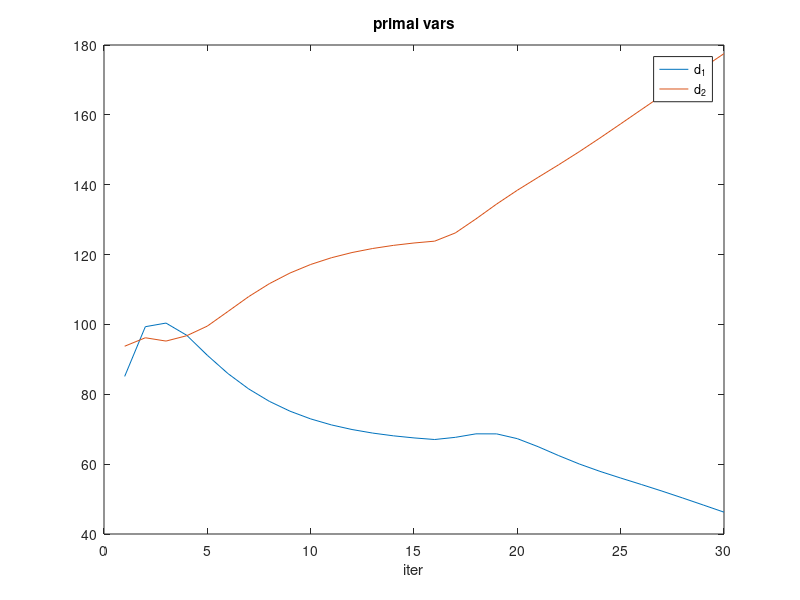
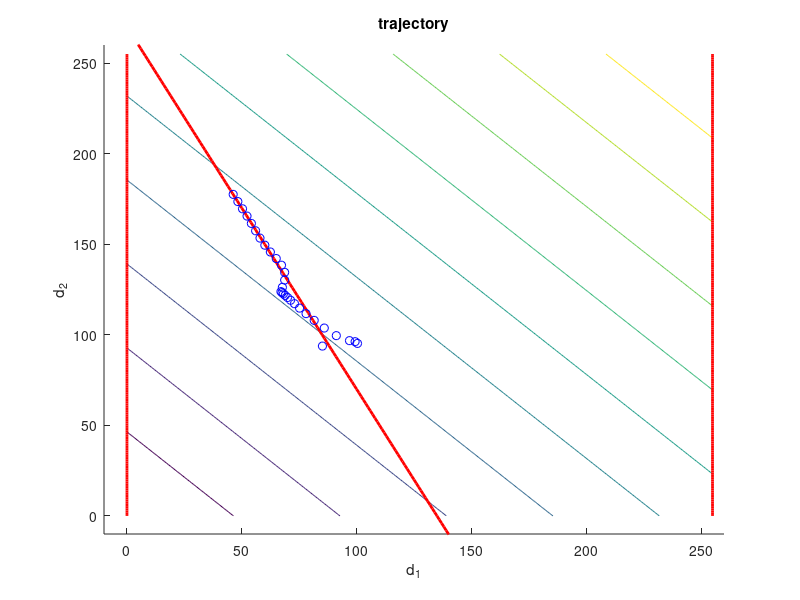

These figures' MATLAB source, in order:
%The system
%k11 = 0.4; k12 = 0.1; k21 = 0.1; k22 = 0.4;
%L1 = 25; o1 = 0; L2 = 50; o2 = 0;
k11 = 2; k12 = 1; k21 = 1; k22 = 2;
L1 = 300; o1 = 30; L2 = 300; o2 = 0;
K = [k11, k12 ; k21 , k22];
L = [L1;L2]; o = [o1;o2];

%The cost function
c1 = 1; c2 = 1; q1 = 0.0; q2 = 0.0;
c = [c1 c2]; Q = [q1 0; 0 q2];

% SOLVE WITH CONSENSUS
rho = 0.1;
%node 1 initialization
d1 = [0;0];
d1_av = [20;20];
d2_copy = [0;0];
y1 = zeros(2,50);%[0;0];
y1(:,1)=[4.36;1.24];
k1 = [k11;k12]; 
%node 2 initialization
d2 = [0;0];
d2_av = [20;20];
d1_copy = [0;0];
y2 = [0;0];
k2 = [k21;k22]; 
%iterations
for i=1:30,
   % node 1
   d11_best = -1;
   d12_best = -1;
   min_best_1(i) = 100000; %big number
   sol_unconstrained = 1;
   sol_boundary_linear = 1;
   sol_boundary_0 = 1;
   sol_boundary_100 = 1;
   sol_linear_0 = 1;
   sol_linear_100 = 1;
   z11 = -c1 - y1(1,i) + rho*d1_av(1);
   z12 = -y1(2,i) + rho*d1_av(2);
   u1 = o1-L1;
   u2 = 0;
   u3 = 255;
   p11 = 1/(rho+q1);
   p12 = 1/rho;
   n = k11*k11*p11 + k12*k12*p12;
   w1 = -k11*p11*z11-k12*z12*p12;
   w2 = -z11*p11;
   w3 = z11*p11;
   %compute unconstrained minimum
   d11u(i) = p11*z11;
   d12u(i) = p12*z12;
   %check feasibility of unconstrained minimum using local constraints
   if (d11u(i) < 0), sol_unconstrained = 0; end;
   if (d11u(i) > 255), sol_unconstrained = 0; end;
   if (k11*d11u(i) + k12*d12u(i) < L1-o1), sol_unconstrained = 0; end;
   % compute function value and if best store new optimum
   if sol_unconstrained, 
        min_unconstrained = 0.5*q1*d11u(i)^2 + c1*d11u(i) + y1(1,i)*(d11u(i)-d1_av(1)) + ...
           y1(2,i)*(d12u(i)-d1_av(2)) + rho/2*(d11u(i)-d1_av(1))^2 + rho/2*(d12u(i)-d1_av(2))^2;
       if min_unconstrained < min_best_1(i),
           d11_best = d11u(i);
           d12_best = d12u(i);
           min_best_1(i) = min_unconstrained;
           i1(i)=0;
       end;
   end;
   %compute minimum constrained to linear boundary   
   d11bl(i) = p11*z11+p11*k11/n*(w1-u1);
   d12bl(i) = p12*z12+p12*k12/n*(w1-u1);

   u1
   p11*z11
   p12*z12
   p11*k11
   p12*k12
   1/n
   
   
   %check feasibility of minimum constrained to linear boundary
   if (d11bl(i) < 0), sol_boundary_linear = 0; end;
   if (d11bl(i) > 255), sol_boundary_linear = 0; end;
   % compute function value and if best store new optimum
   if sol_boundary_linear, 
        min_boundary_linear = 0.5*q1*d11bl(i)^2 + c1*d11bl(i) + y1(1,i)*(d11bl(i)-d1_av(1)) + ...
           y1(2,i)*(d12bl(i)-d1_av(2)) + rho/2*(d11bl(i)-d1_av(1))^2 + rho/2*(d12bl(i)-d1_av(2))^2;
       if min_boundary_linear < min_best_1(i),
           d11_best = d11bl(i);
           d12_best = d12bl(i);
           min_best_1(i) = min_boundary_linear;
           i1(i)=1;
       end;
   end;
   %compute minimum constrained to 0 boundary
   d11b0(i) = 0;
   d12b0(i) = p12*z12;
   %check feasibility of minimum constrained to 0 boundary
   if (d11b0(i) > 255), sol_boundary_0 = 0; end;
   if (k11*d11b0(i) + k12*d12b0(i) < L1-o1), sol_boundary_0 = 0; end;
   % compute function value and if best store new optimum
   if sol_boundary_0, 
        min_boundary_0 = 0.5*q1*d11b0(i)^2 + c1*d11b0(i) + y1(1,i)*(d11b0(i)-d1_av(1)) + ...
           y1(2,i)*(d12b0(i)-d1_av(2)) + rho/2*(d11b0(i)-d1_av(1))^2 + rho/2*(d12b0(i)-d1_av(2))^2;
       if min_boundary_0 < min_best_1(i),
           d11_best = d11b0(i);
           d12_best = d12b0(i);
           min_best_1(i) = min_boundary_0;
           i1(i)=2;
       end;
   end;
   %compute minimum constrained to 100 boundary
   d11b100(i) = 255;
   d12b100(i) = p12*z12;
   %check feasibility of minimum constrained to 100 boundary
   if (d11b100(i) < 0), sol_boundary_100 = 0; end;
   if (k11*d11b100(i) + k12*d12b100(i) < L1-o1), sol_boundary_100 = 0; end;
   % compute function value and if best store new optimum
   if sol_boundary_100, 
        min_boundary_100 = 0.5*q1*d11b100(i)^2 + c1*d11b100(i) + y1(1,i)*(d11b100(i)-d1_av(1)) + ...
           y1(2,i)*(d12b100(i)-d1_av(2)) + rho/2*(d11b100(i)-d1_av(1))^2 + rho/2*(d12b100(i)-d1_av(2))^2;
       if min_boundary_100 < min_best_1(i),
           d11_best = d11b100(i);
           d12_best = d12b100(i);
           min_best_1(i) = min_boundary_100;
           i1(i)=3;
       end;
   end;
   % compute minimum constrained to linear and zero boundary
   common = (rho+q1)/((rho+q1)*n-k11*k11);
   det1 = common;
   det2 = -k11*common;
   det3 = det2;
   det4 = n*(rho+q1)*common;
   x1 = det1*w1 + det2*w2;
   x2 = det3*w1 + det4*w2;
   v1 = det1*u1 + det2*u2; %u2 = 0 so this can be simplified
   v2 = det3*u1 + det4*u2; %u2 = 0 so this can be simplified
   d11l0(i) = p11*z11+p11*k11*(x1-v1)+p11*(x2-v2);
   d12l0(i) = p12*z12+p12*k12*(x1-v1);
   %check feasibility
   if (d11l0(i) > 255), sol_linear_0 = 0; end;
   % compute function value and if best store new optimum
   if sol_linear_0, 
        min_linear_0 = 0.5*q1*d11l0(i)^2 + c1*d11l0(i) + y1(1,i)*(d11l0(i)-d1_av(1)) + ...
           y1(2,i)*(d12l0(i)-d1_av(2)) + rho/2*(d11l0(i)-d1_av(1))^2 + rho/2*(d12l0(i)-d1_av(2))^2;
       if min_linear_0 < min_best_1(i),
           d11_best = d11l0(i);
           d12_best = d12l0(i);
           min_best_1(i) = min_linear_0;
           i1(i)=4;
       end;
   end;
   % compute minimum constrained to linear and 100 boundary
   common = (rho+q1)/((rho+q1)*n-k11*k11);
   det1 = common;
   det2 = k11*common;
   det3 = det2;
   det4 = n*(rho+q1)*common;
   x1 = det1*w1 + det2*w3;
   x2 = det3*w1 + det4*w3;
   v1 = det1*u1 + det2*u3; 
   v2 = det3*u1 + det4*u3; 
   d11l100(i) = p11*z11+p11*k11*(x1-v1)-p11*(x2-v2);
   d12l100(i) = p12*z12+p12*k12*(x1-v1);
   %check feasibility
   if (d11l100(i) < 0), sol_linear_100 = 0; end;
   % compute function value and if best store new optimum
   if sol_linear_100, 
        min_linear_100 = 0.5*q1*d11l100(i)^2 + c1*d11l100(i) + y1(1,i)*(d11l100(i)-d1_av(1)) + ...
           y1(2,i)*(d12l100(i)-d1_av(2)) + rho/2*(d11l100(i)-d1_av(1))^2 + rho/2*(d12l100(i)-d1_av(2))^2;
       if min_linear_100 < min_best_1(i),
           d11_best = d11u(i);
           d12_best = d12u(i);
           min_best_1(i) = min_linear_100;
           i1(i)=5;
       end;
   end;
   %store data and save for next cycle
   best_d11(i) = d11_best;
   best_d12(i) = d12_best;
   d1 = [d11_best;d12_best];
   %DEBUG: check with matlab quadprog
   Q = [q1+rho, 0; 0 rho];
   c = [c1+y1(1,i)-rho*d1_av(1),y1(2,i)-rho*d1_av(2)];
   A = [-k11 -k12; -1 0; 1 0];
   b = [o1-L1, 0, 255];
   d1_ = quadprog(Q,c,A,b,[],[],[],[]);
   %
   
   % send node 1 solution to neighboors
   d1_copy = d1;
   
   % node 2 
   d21_best = -1;
   d22_best = -1;
   min_best_2(i) = 100000; %big number
   sol_unconstrained = 1;
   sol_boundary_linear = 1;
   sol_boundary_0 = 1;
   sol_boundary_100 = 1;
   sol_linear_0 = 1;
   sol_linear_100 = 1;
   z22 = -c2 - y2(2) + rho*d2_av(2);
   z21 = -y2(1) + rho*d2_av(1);
   u1 = o2-L2;
   u2 = 0;
   u3 = 255;
   p22 = 1/(rho+q2);
   p21 = 1/rho;
   n = k22*k22*p22 + k21*k21*p21;
   w1 = -k22*p22*z22-k21*z21*p21;
   w2 = -z22*p22;
   w3 = z22*p22;
   %compute unconstrained minimum
   d21u(i) = p21*z21;
   d22u(i) = p22*z22;
   %check feasibility of unconstrained minimum using local constraints
   if (d22u(i) < 0), sol_unconstrained = 0; end;
   if (d22u(i) > 255), sol_unconstrained = 0; end;
   if (k21*d21u(i) + k22*d22u(i) < L2-o2), sol_unconstrained = 0; end;
   % compute function value and if best store new optimum
   if sol_unconstrained, 
        min_unconstrained = 0.5*q2*d22u(i)^2 + c2*d22u(i) + y2(1)*(d21u(i)-d2_av(1)) + ...
           y2(2)*(d22u(i)-d2_av(2)) + rho/2*(d21u(i)-d2_av(1))^2 + rho/2*(d22u(i)-d2_av(2))^2;
       if min_unconstrained < min_best_2(i),
           d21_best = d21u(i);
           d22_best = d22u(i);
           min_best_2(i) = min_unconstrained;
           i2(i)=0;
       end;
   end;
   %compute minimum constrained to linear boundary   
   d21bl(i) = p21*z21+p21*k21/n*(w1-u1);
   d22bl(i) = p22*z22+p22*k22/n*(w1-u1);
   %check feasibility of minimum constrained to linear boundary
   if (d22bl(i) < 0), sol_boundary_linear = 0; end;
   if (d22bl(i) > 255), sol_boundary_linear = 0; end;
   % compute function value and if best store new optimum
   if sol_boundary_linear, 
        min_boundary_linear = 0.5*q2*d22bl(i)^2 + c2*d22bl(i) + y2(1)*(d21bl(i)-d2_av(1)) + ...
           y2(2)*(d22bl(i)-d2_av(2)) + rho/2*(d21bl(i)-d2_av(1))^2 + rho/2*(d22bl(i)-d2_av(2))^2;
       if min_boundary_linear < min_best_2(i),
           d21_best = d21bl(i);
           d22_best = d22bl(i);
           min_best_2(i) = min_boundary_linear;
           i2(i)=1;     
       end;
   end;
   %compute minimum constrained to 0 boundary
   d22b0(i) = 0;
   d21b0(i) = p21*z21;
   %check feasibility of minimum constrained to 0 boundary
   if (k21*d21b0(i) + k22*d22b0(i) < L2-o2), sol_boundary_0 = 0; end;
   if (d22b0(i) > 255), sol_boundary_0 = 0; end;
   % compute function value and if best store new optimum
   if sol_boundary_0, 
        min_boundary_0 = 0.5*q2*d22b0(i)^2 + c2*d22b0(i) + y2(1)*(d21b0(i)-d2_av(1)) + ...
           y2(2)*(d22b0(i)-d2_av(2)) + rho/2*(d21b0(i)-d2_av(1))^2 + rho/2*(d22b0(i)-d2_av(2))^2;
       if min_boundary_0 < min_best_2(i),
           d21_best = d21b0(i);
           d22_best = d22b0(i);
           min_best_2(i) = min_boundary_0;
           i2(i)=2;
       end;
   end;
   %compute minimum constrained to 100 boundary
   d22b100(i) = 255;
   d21b100(i) = p21*z21;
   %check feasibility of minimum constrained to 100 boundary
   if (k21*d21b100(i) + k22*d22b100(i) < L2-o2), sol_boundary_100 = 0; end;
   if (d22b100(i) < 0), sol_boundary_100 = 0; end;
   % compute function value and if best store new optimum
   if sol_boundary_100, 
        min_boundary_100 = 0.5*q2*d22b100(i)^2 + c2*d22b100(i) + y2(1)*(d21b100(i)-d2_av(1)) + ...
           y2(2)*(d22b100(i)-d2_av(2)) + rho/2*(d21b100(i)-d2_av(1))^2 + rho/2*(d22b100(i)-d2_av(2))^2;
       if min_boundary_100 < min_best_2(i),
           d21_best = d21b100(i);
           d22_best = d22b100(i);
           min_best_2(i) = min_boundary_100;
           i2(i)=3;
       end;
   end;
   % compute minimum constrained to linear and zero boundary
   common = (rho+q2)/((rho+q2)*n-k22*k22);
   det1 = common;
   det2 = -k22*common;
   det3 = det2;
   det4 = n*(rho+q2)*common;
   x1 = det1*w1 + det2*w2;
   x2 = det3*w1 + det4*w2;
   v1 = det1*u1 + det2*u2; %u2 = 0 so this can be simplified
   v2 = det3*u1 + det4*u2; %u2 = 0 so this can be simplified
   d22l0(i) = p22*z22+p22*k22*(x1-v1)+p22*(x2-v2);
   d21l0(i) = p21*z21+p21*k21*(x1-v1);
   %check feasibility
   if(d22l0(i) > 255), sol_linear_0 = 0; end;
   % compute function value and if best store new optimum
   if sol_linear_0, 
        min_linear_0 = 0.5*q2*d22l0(i)^2 + c2*d22l0(i) + y2(1)*(d21l0(i)-d2_av(1)) + ...
           y2(2)*(d22l0(i)-d2_av(2)) + rho/2*(d21l0(i)-d2_av(1))^2 + rho/2*(d22l0(i)-d2_av(2))^2;
       if min_linear_0 < min_best_2(i),
           d21_best = d21l0(i);
           d22_best = d22l0(i);
           min_best_2(i) = min_linear_0;
           i2(i)=4;
       end;
   end;
   % compute minimum constrained to linear and 100 boundary
   common = (rho+q2)/((rho+q2)*n-k22*k22);
   det1 = common;
   det2 = k22*common;
   det3 = det2;
   det4 = n*(rho+q2)*common;
   x1 = det1*w1 + det2*w3;
   x2 = det3*w1 + det4*w3;
   v1 = det1*u1 + det2*u3; 
   v2 = det3*u1 + det4*u3; 
   d22l100(i) = p22*z22+p22*k22*(x1-v1)-p22*(x2-v2);
   d21l100(i) = p21*z21+p21*k21*(x1-v1);
   %check feasibility
   if (d22l100(i) < 0), sol_linear_100 = 0; end;
   %now must choose the minimum among the feasible solutions
   % compute function value and if best store new optimum
   if sol_linear_100, 
        min_linear_100 = 0.5*q2*d22l100(i)^2 + c2*d22l100(i) + y2(1)*(d21l100(i)-d2_av(1)) + ...
           y2(2)*(d22l100(i)-d2_av(2)) + rho/2*(d21l100(i)-d2_av(1))^2 + rho/2*(d22l100(i)-d2_av(2))^2;
       if min_linear_100 < min_best_2(i),
           d21_best = d21u(i);
           d22_best = d22u(i);
           min_best_2(i) = min_linear_100;
           i2(i)=5;
       end;
   end;
   %store data and save for next cycle
   best_d21(i) = d21_best;
   best_d22(i) = d22_best;
   d2 = [d21_best;d22_best];
   %DEBUG: check with matlab quadprog
   Q = [rho, 0; 0 rho+q2];
   c = [y2(1)-rho*d2_av(1),c2+y2(2)-rho*d2_av(2)];
   A = [-k21 -k22;0 -1; 0 1];
   b = [o2-L2, 0, 255];
   d2_ = quadprog(Q,c,A,b,[],[],[],[]);
   
   % Compute average with available data
   d2_av = (d1_copy+d2)/2;
   % Update local lagrangian
   y2 = y2 + rho*(d2-d2_av);
   % send solution to neighbors
   d2_copy = d2;
   
   %compute average with available knowledge
   d1_av = (d1+d2_copy)/2;
   %update local lagrangian
   %y1(:,i)
   %d1
   %d1_av
   y1(:,i) = y1(:,i) + rho*(d1-d1_av);
   %y1(:,i)
   
   %save data for plots
   av1(i) = d1_av(1);
   av2(i) = d1_av(2);
end;

% SOLVE WITH MATLAB QUADPROG
%The cost function
c1 = 1; c2 = 1; q1 = 0; q2 = 0;
c = [c1 c2]; Q = [q1+rho 0; 0 q2];
A = -K; b = [o1-L1; o2-L2];
lb = [0;0]; ub = [255;255];
disp('Matlab solutions')
d = quadprog(Q,c,A,b,[],[],lb,ub)
l = K*d+o

disp('Consensus Solutions')
d_ = d2_av
l_ = K*d_+o
%Plots
figure(10);
plot(1:30, av1, 1:30, av2);
legend('d_1','d_2');
title('primal vars');
xlabel('iter');
figure(15);
t = 0:255;
%constr1 = (L1-o1)/0.1-(0.4/0.1)*t;
%constr2 = (L2-o2)/0.4-(0.1/0.4)*t;
constr1 = (L1-o1)/1-(2/1)*t;
constr2 = (L2-o2)/2-(1/2)*t;
[x,y]=meshgrid(t,t);
hold on;
z = c1*x+c2*y+q1*x.^2+q2*y.^2;
contour(x,y,z);
%plot(t,constr1,t,constr2,'LineWidth',2);
plot(t,constr1,'r','LineWidth',2);
%plot(t,zeros(size(t)),'k','LineWidth',2);
plot(zeros(size(t)),t,'r','LineWidth',2);
%plot(t,255*ones(size(t)),'k','LineWidth',2);
plot(255*ones(size(t)),t,'r','LineWidth',2);
%plot(av1,av2,'--','LineWidth',2);
plot(av1,av2,'bo');
title('trajectory');
xlabel('d_1');
ylabel('d_2');
%plot(d(1),d(2),'r*')
axis([-10,260,-10,260]);
hold off;

    

